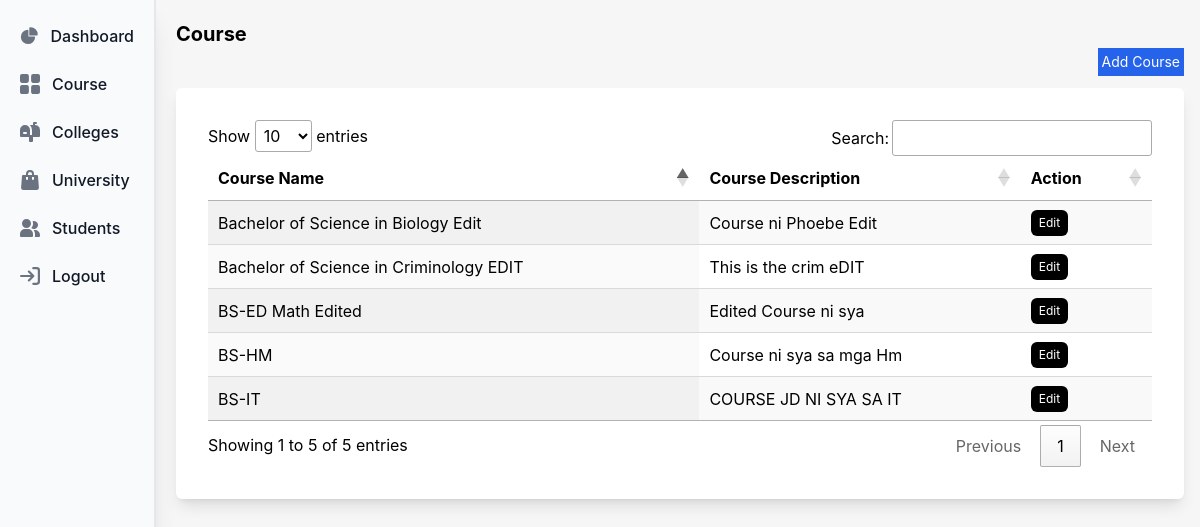
Screenshot of /admin/course.php with the database file from the repository.
### tables this page shows
CREATE TABLE `course` (
  `course_id` int(11) NOT NULL AUTO_INCREMENT,
  `course_name` varchar(75) NOT NULL,
  `course_description` varchar(75) NOT NULL,
  PRIMARY KEY (`course_id`)
);

### includes/autoloader.php (called while the page is built, shortened)
<?php
function autoLoader($className){
    $url =  $_SERVER['HTTP_HOST'].$_SERVER['REQUEST_URI'];
    if(strpos($url,'includes') !== false  || strpos($url,'admin') !== false){
        $path = '../classes/';
    }else{
        $path = 'classes/';
    }
    $extension = '.php';
}

### classes/ConnectDatabase.php (called while the page is built)
<?php
class ConnectDatabase{
    protected $host = 'localhost';
    protected $username = 'root';
    protected $password = "";
    protected $dbname = "university_rating";
    protected function connect(){
        try{
            $conn = new PDO("mysql:host=$this->host;dbname=$this->dbname", $this->username, $this->password);
            $conn->setAttribute(PDO::ATTR_ERRMODE,PDO::ERRMODE_EXCEPTION);
            return $conn;
        }catch(PDOException $e){
            echo "ERROR! ".$e->getMessage();
        }
    }
}

### classes/university.php (called while the page is built, shortened)
<?php
Class University extends ConnectDatabase{
    protected function displayCourse(){
        try{
            $sql = "SELECT * FROM course";
            $stmt = $this->connect()->query($sql);
            $stmt = $stmt->fetchAll();
            return $stmt;
        }catch(PDOException $e){
            echo "ERROR! ".$e->getMessage();
        }
    }
}
?>

### classes/UniversityView.php (called while the page is built, shortened)
<?php
class UniversityView extends University{
    public function courseData(){
        return $this->displayCourse();
    }
}

### admin/course.php (the view, shortened to what this page needs)
<?php
include_once 'header.php';
include_once '../includes/autoloader.php';
$views = new UniversityView();
$courses = $views->courseData();
?>
<body>
    <div class="main_container w-screen h-screen bg-[#f6f6f6] grid grid-cols-[13%,84%] gap-5">
        <?php include_once 'sidebar.php'; ?>
        <div class="main_information w-full mt-5">
            <h1 class="text-xl font-bold">Course</h1>
            <div class="w-full flex justify-end">
                <button class="add_course py-1 px-1 bg-blue-600 text-white text-sm" data-modal-target="add_course" data-modal-toggle="add_course">Add Course</button>
            </div>
            <div class="table_container mt-3 bg-white p-[2rem] rounded-md shadow-lg">
                <table id="myTable" class="display">
                    <thead>
                        <tr>
                            <th>Course Name </th>
                            <th>Course Description</th>
                            <th>Action</th>
                        </tr>
                    </thead>
                    <tbody>
                        <?php foreach($courses as $course) :?>
                            <tr>
                                <td><?= $course['course_name']; ?></td>
                                <td><?= $course['course_description']; ?></td>
                                <td>
                                    <button class="edit px-2 py-1 bg-black text-white rounded-md text-[12px]" onclick='editModal(<?= $course["course_id"]?>,<?= json_encode($course["course_name"]) ?>,<?= json_encode($course["course_description"]) ?>,"edit_course_modal")'>Edit</button>
                                </td>
                            </tr>
                        <?php endforeach; ?>
                    </tbody>
                </table>
            </div>
        </div>
    </div>
</body>
</html>

### rows the page displays
course: course_name "BS-IT", course_description "COURSE JD NI SYA SA IT"
course: course_name "BS-HM", course_description "Course ni sya sa mga Hm"
course: course_name "BS-ED Math Edited", course_description "Edited Course ni sya"
course: course_name "Bachelor of Science in Criminology EDIT", course_description "This is the crim eDIT"
course: course_name "Bachelor of Science in Biology Edit", course_description "Course ni Phoebe Edit"
